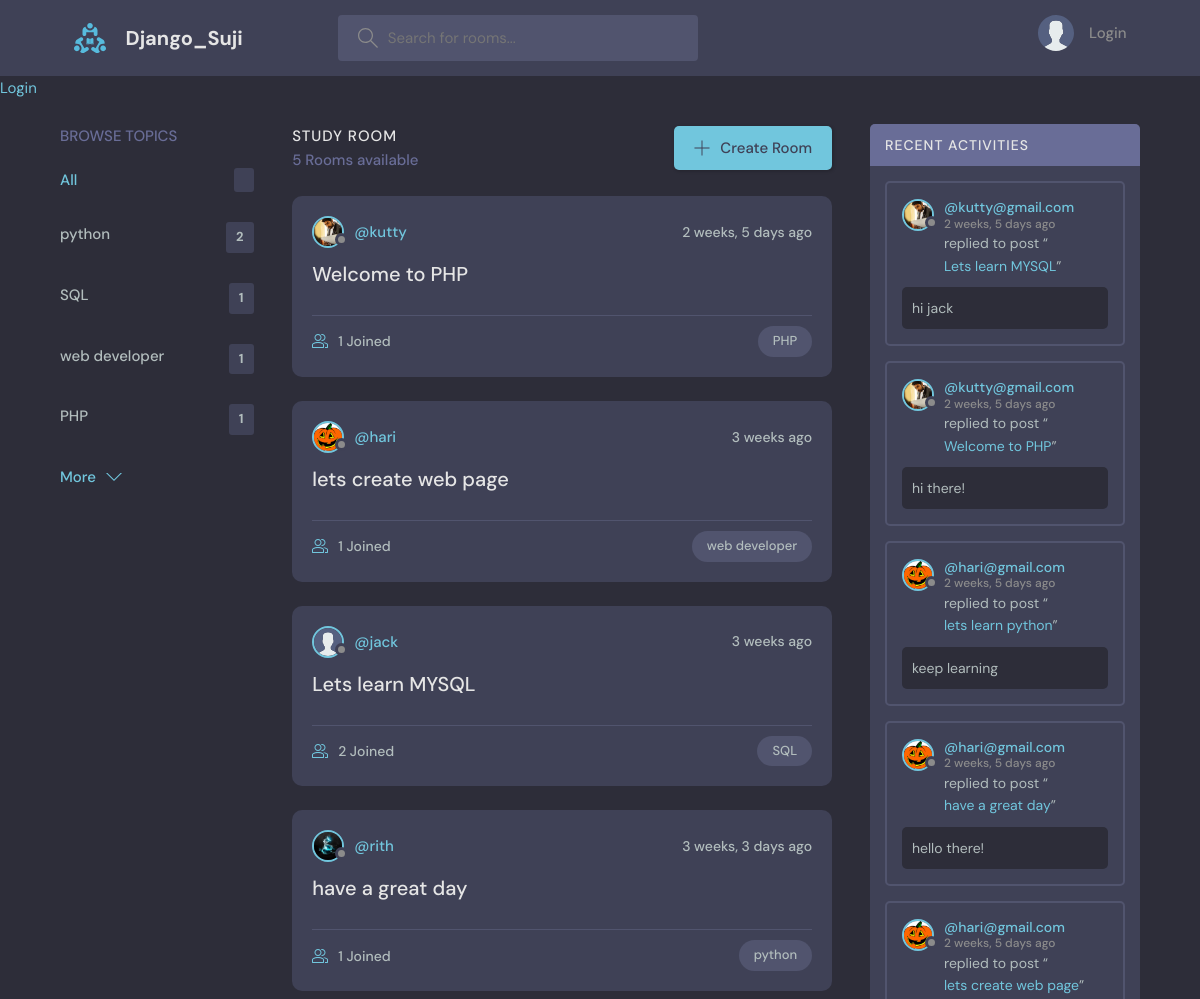
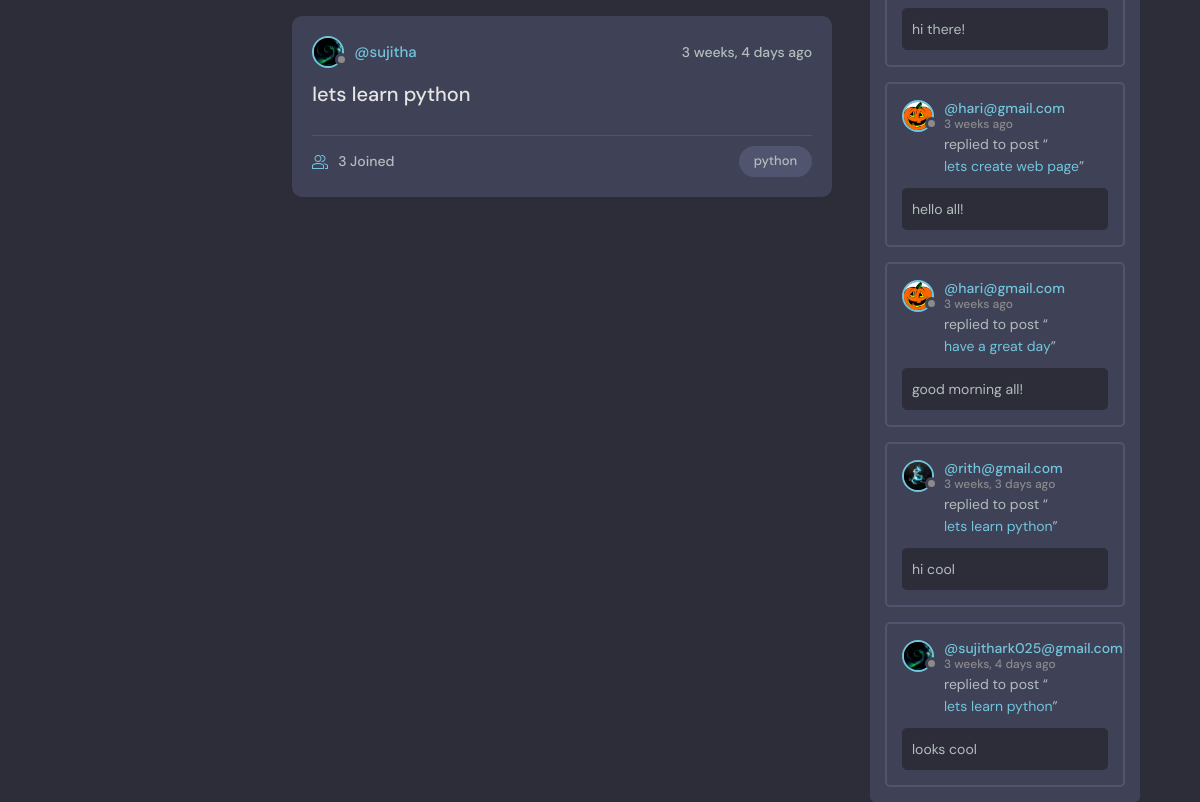
The page / on the database its author committed (2 pictures, top to bottom).
### base/models.py (models this page shows, shortened)
class Topic(models.Model):
    name = models.CharField(max_length=200)

class Room(models.Model):
    host = models.ForeignKey(User, on_delete=models.SET_NULL,null=True)
    topic = models.ForeignKey(Topic, on_delete=models.SET_NULL,null=True)
    name = models.CharField(max_length=200)
    description = models.TextField(null=True,blank=True)
    participants = models.ManyToManyField(
        User,related_name='participants',blank=True)
    updated = models.DateTimeField(auto_now=True)
    created = models.DateTimeField(auto_now_add=True)
    class Meta:
        ordering = ['-updated', '-created']
    def __str__(self):
        return self.name

class User(AbstractUser):
    name = models.CharField(max_length=200, null=True)
    email = models.EmailField(unique=True, null=True)
    bio = models.TextField(null=True)
    avatar = models.ImageField(null=True, default="avatar.svg")
    USERNAME_FIELD = 'email'
    REQUIRED_FIELDS = []

class Message(models.Model):
    user = models.ForeignKey(User, on_delete=models.CASCADE)
    room = models.ForeignKey(Room, on_delete=models.CASCADE)
    body = models.TextField()
    updated = models.DateTimeField(auto_now=True)
    created = models.DateTimeField(auto_now_add=True)
    class Meta:
        ordering = ['-updated', '-created']

### base/views.py (the view)
# urls.py: path('',views.home, name="home"),
def home(request):
    q = request.GET.get('q') if request.GET.get('q')!=None else ''
    rooms = Room.objects.filter(
        Q(topic__name__icontains=q) |
        Q(name__icontains=q) |
        Q(description__icontains=q)
    )
    topics = Topic.objects.all()[0:5]
    room_count = rooms.count()
    room_messages = Message.objects.filter(Q(room__topic__name__icontains=q))
    context = {'rooms': rooms, 'topics':topics,
               'room_count':room_count,'room_messages':room_messages}
    return render(request,'base/home.html',context)

### base/templates/base/home.html (shortened to what this page needs)
{% extends 'main.html' %}
    {% block content %}
    <main class="layout layout--3">
      <div class="container">
        {% include 'base/topics_component.html' %}
        <div class="roomList">
          <div class="roomList__header">
            <div>
              <h2>Study Room</h2>
              <p>{{room_count}} Rooms available</p>
            </div>
            <a class="btn btn--main" href="{% url 'create-room' %}">
              <svg version="1.1" xmlns="http://www.w3.org/2000/svg" width="32" height="32" viewBox="0 0 32 32">
                <title>add</title>
                <path
                  d="M16.943 0.943h-1.885v14.115h-14.115v1.885h14.115v14.115h1.885v-14.115h14.115v-1.885h-14.115v-14.115z"
                ></path>
              </svg>
              Create Room
            </a>
          </div>
          {% include 'base/feed_component.html' %}
        </div>
        {% include 'base/activity_component.html' %}
      </div>
    </main>
    {% endblock content %}

### base/templates/base/topics_component.html
<div class="topics">
  <div class="topics__header">
    <h2>Browse Topics</h2>
  </div>
  <ul class="topics__list">
    <li>
      <a href="{% url 'home' %}" class="active">All <span>{{topic.count}}</span></a>
    </li>
    {% for topic in topics %}
    <li>
      <a href="{% url 'home' %}?q={{topic.name}}">{{topic.name}}<span>{{topic.room_set.all.count}}</span></a>
    </li>
    {% endfor %}
  </ul>
  <a class="btn btn--link" href="{% url 'topics'%}">
    More
    <svg version="1.1" xmlns="http://www.w3.org/2000/svg" width="32" height="32" viewBox="0 0 32 32">
      <title>chevron-down</title>
      <path d="M16 21l-13-13h-3l16 16 16-16h-3l-13 13z"></path>
    </svg>
  </a>
</div>

### base/templates/base/feed_component.html (shortened to what this page needs)
{% for room in rooms %}
<div class="roomListRoom">
    <div class="roomListRoom__header">
      <a href="{% url 'user-profile' room.host.id %}" class="roomListRoom__author">
        <div class="avatar avatar--small">
          <img src="{{room.host.avatar.url}}" />
        </div>
        <span>@{{room.host.username}}</span>
      </a>
      <div class="roomListRoom__actions">
        <span>{{room.created|timesince}} ago</span>
      </div>
    </div>
    <div class="roomListRoom__content">
      <a href="{% url 'room' room.id %}">{{room.name}}</a>
    </div>
    <div class="roomListRoom__meta">
      <a href="{% url 'room' room.id %}" class="roomListRoom__joined">
        {{room.participants.all.count}} Joined
      </a>
      <p class="roomListRoom__topic">{{room.topic.name}}</p>
    </div>
</div>
{% endfor %}

### base/templates/base/activity_component.html (shortened to what this page needs)
<div class="activities">
    <div class="activities__header">
      <h2>Recent Activities</h2>
    </div>
    {% for message in room_messages %}
    <div class="activities__box">
      <div class="activities__boxHeader roomListRoom__header">
        <a href="{% url 'user-profile' message.user.id %}" class="roomListRoom__author">
          <div class="avatar avatar--small">
            <img src="{{message.user.avatar.url}}" />
          </div>
          <p>
            @{{message.user}}
            <span>{{message.created|timesince}} ago</span>
          </p>
        </a>
      </div>
      <div class="activities__boxContent">
        <p>replied to post “<a href="{% url 'room' message.room.id %}">{{message.room}}</a>”</p>
        <div class="activities__boxRoomContent">
             {{message.body}}
        </div>
      </div>
    </div>
    {% endfor %}
</div>

### rows shown on the page
Topic: name "python", room_set.all.count "2"
Topic: name "SQL", room_set.all.count "1"
Topic: name "web developer", room_set.all.count "1"
Topic: name "PHP", room_set.all.count "1"
Room: host.avatar (picture), host.username "kutty", created "2 weeks, 5 days", name "Welcome to PHP", participants.all.count "1", topic.name "PHP"
Room: host.avatar (picture), host.username "hari", created "3 weeks", name "lets create web page", participants.all.count "1", topic.name "web developer"
Room: host.avatar (placeholder picture), host.username "jack", created "3 weeks", name "Lets learn MYSQL", participants.all.count "2", topic.name "SQL"
Room: host.avatar (picture), host.username "rith", created "3 weeks, 3 days", name "have a great day", participants.all.count "1", topic.name "python"
Room: host.avatar (picture), host.username "sujitha", created "3 weeks, 4 days", name "lets learn python", participants.all.count "3", topic.name "python"
Message: user.avatar (picture), user "kutty@gmail.com", created "2 weeks, 5 days", room "Lets learn MYSQL", body "hi jack"
Message: user.avatar (picture), user "kutty@gmail.com", created "2 weeks, 5 days", room "Welcome to PHP", body "hi there!"
Message: user.avatar (picture), user "hari@gmail.com", created "2 weeks, 5 days", room "lets learn python", body "keep learning"
Message: user.avatar (picture), user "hari@gmail.com", created "2 weeks, 5 days", room "have a great day", body "hello there!"
Message: user.avatar (picture), user "hari@gmail.com", created "2 weeks, 5 days", room "lets create web page", body "hi there!"
Message: user.avatar (picture), user "hari@gmail.com", created "3 weeks", room "lets create web page", body "hello all!"
Message: user.avatar (picture), user "hari@gmail.com", created "3 weeks", room "have a great day", body "good morning all!"
Message: user.avatar (picture), user "rith@gmail.com", created "3 weeks, 3 days", room "lets learn python", body "hi cool"
Message: user.avatar (picture), user "sujithark025@gmail.com", created "3 weeks, 4 days", room "lets learn python", body "looks cool"

### other values the page prints
{{ room_count }} "5"
